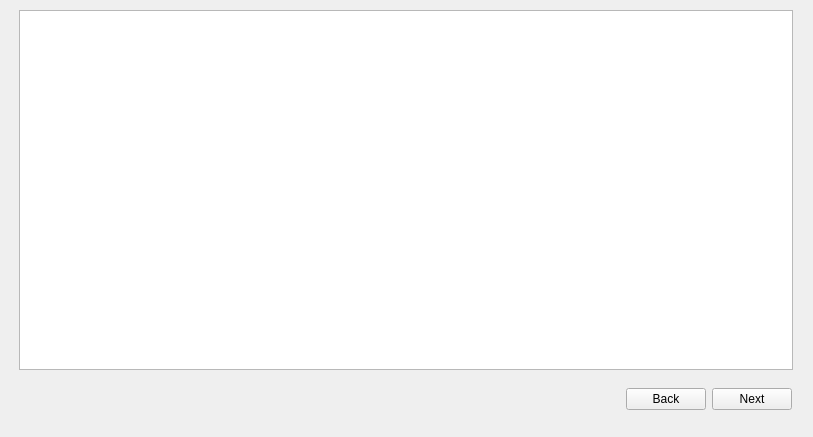
<?xml version="1.0" encoding="UTF-8"?>
<ui version="4.0">
 <class>form</class>
 <widget class="QWidget" name="form">
  <property name="geometry">
   <rect>
    <x>0</x>
    <y>0</y>
    <width>813</width>
    <height>437</height>
   </rect>
  </property>
  <property name="windowTitle">
   <string>PDF Template Filler</string>
  </property>
  <widget class="QTableWidget" name="tableWidget">
   <property name="geometry">
    <rect>
     <x>19</x>
     <y>10</y>
     <width>774</width>
     <height>360</height>
    </rect>
   </property>
  </widget>
  <widget class="QWidget" name="">
   <property name="geometry">
    <rect>
     <x>23</x>
     <y>387</y>
     <width>769</width>
     <height>25</height>
    </rect>
   </property>
   <layout class="QHBoxLayout" name="horizontalLayout">
    <item>
     <spacer name="horizontalSpacer_4">
      <property name="orientation">
       <enum>Qt::Horizontal</enum>
      </property>
      <property name="sizeHint" stdset="0">
       <size>
        <width>40</width>
        <height>20</height>
       </size>
      </property>
     </spacer>
    </item>
    <item>
     <widget class="QPushButton" name="backButton">
      <property name="text">
       <string>Back</string>
      </property>
     </widget>
    </item>
    <item>
     <widget class="QPushButton" name="nextButton">
      <property name="text">
       <string>Next</string>
      </property>
     </widget>
    </item>
   </layout>
  </widget>
 </widget>
 <resources/>
 <connections/>
</ui>
